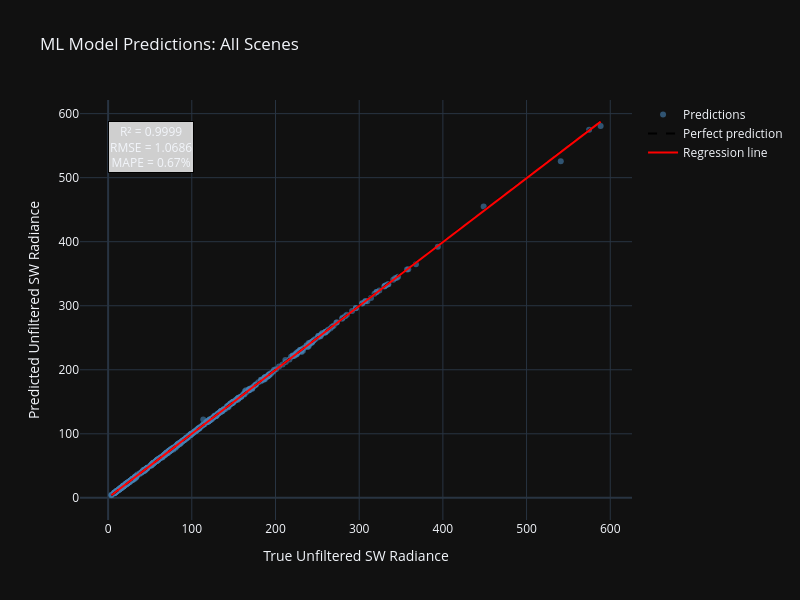

The notebook cell saved with this chart:
### Code cell
plot_ml_predictions(df=test_sw_geos_no_bands_ds, ml_model=sw_with_geos['Final_Model'], ml_features=['SZA', 'VZA', 'RAZ', 'Shortwave Filtered Rads (Integrated)'], scene=None, is_sw=True, name="All Scenes")

### Figure 1 — Plotly figure (JSON) as saved in the notebook; plotly's stock layout.template omitted (floating-point values rounded to 4 significant figures; data arrays with more than 128 entries replaced by an {"elided": "..."} marker saying what was removed)
{"data": [{"customdata": {"elided": "635 float values"}, "hovertemplate": "True: %{x:.2f}<br>Predicted: %{y:.2f}<br>Error: %{customdata:.2f}", "marker": {"color": "steelblue", "opacity": 0.6, "size": 6}, "mode": "markers", "name": "Predictions", "type": "scatter", "x": {"elided": "635 float values"}, "y": {"elided": "635 float values"}}, {"line": {"color": "black", "dash": "dash", "width": 2}, "mode": "lines", "name": "Perfect prediction", "type": "scatter", "x": [3.859, 588.5], "y": [3.859, 588.5]}, {"line": {"color": "red", "width": 2}, "mode": "lines", "name": "Regression line", "type": "scatter", "x": {"elided": "635 float values"}, "y": {"elided": "635 float values"}}], "layout": {"annotations": [{"bgcolor": "rgba(255,255,255,0.8)", "bordercolor": "black", "borderwidth": 1, "font": {"size": 12}, "showarrow": false, "text": "R² = 0.9999<br>RMSE = 1.0686<br>MAPE = 0.67%", "x": 0.05, "xref": "paper", "y": 0.95, "yref": "paper"}], "height": 600, "showlegend": true, "title": {"text": "ML Model Predictions: All Scenes"}, "width": 800, "xaxis": {"title": {"text": "True Unfiltered SW Radiance"}}, "yaxis": {"title": {"text": "Predicted Unfiltered SW Radiance"}}}}
